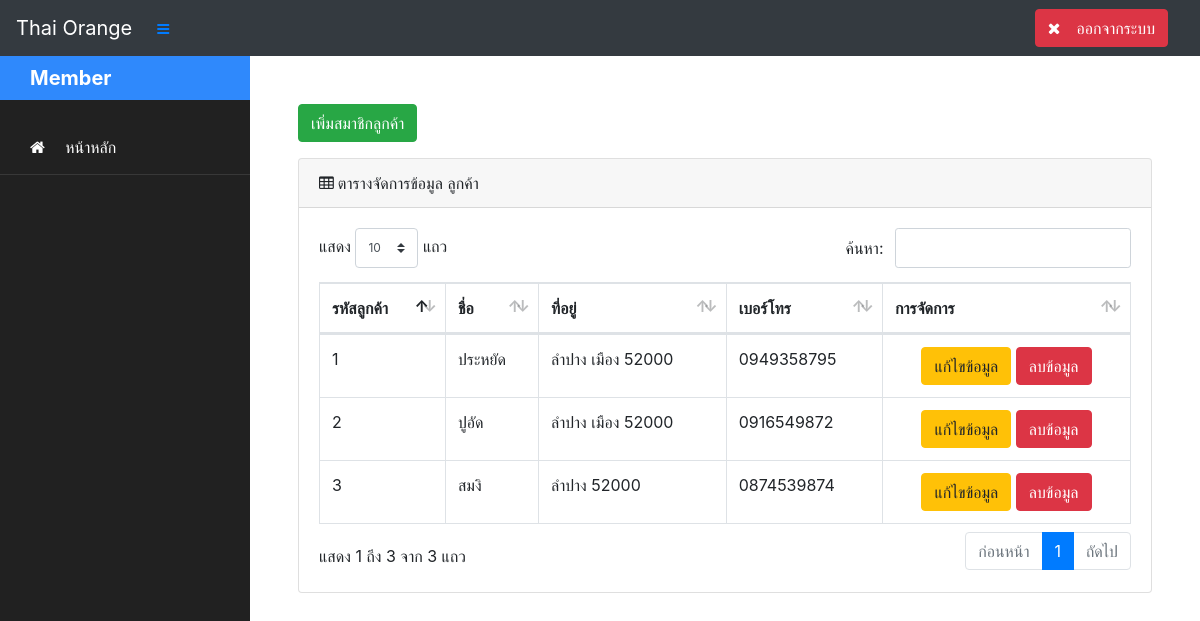
The page /page/admin/customer/Main.php (signed in) on the database its author committed.
### tables this page shows
CREATE TABLE `customer` (
  `C_id` int(11) NOT NULL,
  `C_name` varchar(50) NOT NULL,
  `C_add` text NOT NULL,
  `C_tel` varchar(10) NOT NULL
);

### page/admin/customer/Table.php (the view, shortened to what this page needs)
<div class="form-group">
    <a href="#addEmployeeModal" data-toggle="modal" class="btn btn btn-success">เพิ่มสมาชิกลูกค้า</a>
</div>
<div class="card mb-4">
    	<div class="card-header"><i class="fa fa-table mr-1"></i>ตารางจัดการข้อมูล ลูกค้า</div>
            <div class="card-body">
                <div class="table-responsive">
                    <table class="table table-bordered DataTable" id="Ctable" width="100%" cellspacing="0">
                        <thead>
                            <tr>
								<th>รหัสลูกค้า</th>
								<th>ชื่อ</th>
           						<th>ที่อยู่</th>
            					<th>เบอร์โทร</th>
								<th>การจัดการ</th>
          					</tr>
                		</thead>
                	<tbody>
						<?php while($result = mysqli_fetch_array($query,MYSQLI_ASSOC)) { ?>
        			<tr>
						<td><?php echo $result['C_id']; ?></td>
						<td><?php echo $result['C_name'];?></td>
            			<td><?php echo $result['C_add']; ?></td>
						<td><?php echo $result['C_tel']; ?></td>
						<td align="center"><a href="#" data-target="#editEmployeeModal<?php echo $result['C_id'];?>" class="btn btn btn-warning" data-toggle="modal">แก้ไขข้อมูล</a>
            			<a href="#" data-target="#deleteEmployeeModal<?php echo $result['C_id']; ?>" class="btn btn btn-danger" data-toggle="modal" >ลบข้อมูล</a></td>
					</tr>
    <?php } ?>
			</tbody>
			</table>
			</div>
		</div>
		</div>

### DataTables/datatables.css (style rules this page uses)
table.dataTable { clear: both; margin-top: 6px !important; margin-bottom: 6px !important; max-width: none !important; border-collapse: separate !important; border-spacing: 0; }
table.dataTable td, table.dataTable th { -webkit-box-sizing: content-box; box-sizing: content-box; }
table.dataTable thead > tr > th.sorting_asc, table.dataTable thead > tr > th.sorting_desc, table.dataTable thead > tr > th.sorting, table.dataTable thead > tr > td.sorting_asc, table.dataTable thead > tr > td.sorting_desc, table.dataTable thead > tr > td.sorting { padding-right: 30px; }
table.dataTable thead .sorting, table.dataTable thead .sorting_asc, table.dataTable thead .sorting_desc, table.dataTable thead .sorting_asc_disabled, table.dataTable thead .sorting_desc_disabled { cursor: pointer; position: relative; }
table.dataTable thead .sorting:before, table.dataTable thead .sorting:after, table.dataTable thead .sorting_asc:before, table.dataTable thead .sorting_asc:after, table.dataTable thead .sorting_desc:before, table.dataTable thead .sorting_desc:after, table.dataTable thead .sorting_asc_disabled:before, table.dataTable thead .sorting_asc_disabled:after, table.dataTable thead .sorting_desc_disabled:before, table.dataTable thead .sorting_desc_disabled:after { position: absolute; bottom: 0.9em; display: block; opacity: 0.3; }
table.dataTable thead .sorting:before, table.dataTable thead .sorting_asc:before, table.dataTable thead .sorting_desc:before, table.dataTable thead .sorting_asc_disabled:before, table.dataTable thead .sorting_desc_disabled:before { right: 1em; content: "\2191"; }
table.dataTable thead .sorting:after, table.dataTable thead .sorting_asc:after, table.dataTable thead .sorting_desc:after, table.dataTable thead .sorting_asc_disabled:after, table.dataTable thead .sorting_desc_disabled:after { right: 0.5em; content: "\2193"; }
table.dataTable thead .sorting_asc:before, table.dataTable thead .sorting_desc:after { opacity: 1; }
table.table-bordered.dataTable th, table.table-bordered.dataTable td { border-left-width: 0; }
table.table-bordered.dataTable th:last-child, table.table-bordered.dataTable th:last-child, table.table-bordered.dataTable td:last-child, table.table-bordered.dataTable td:last-child { border-right-width: 0; }
table.table-bordered.dataTable tbody th, table.table-bordered.dataTable tbody td { border-bottom-width: 0; }

### rows shown on the page
customer: C_id "1", C_name "ประหยัด", C_add "ลำปาง เมือง 52000", C_tel "0949358795"
customer: C_id "2", C_name "ปูอัด", C_add "ลำปาง เมือง 52000", C_tel "0916549872"
customer: C_id "3", C_name "สมงิ", C_add "ลำปาง 52000", C_tel "0874539874"

### other values the page prints
$_SESSION["status"] "Member"
